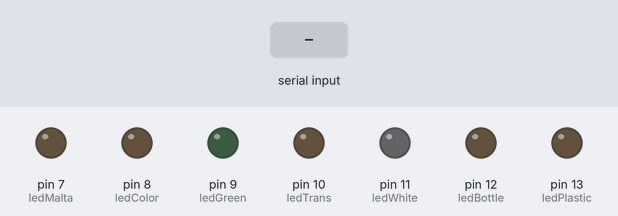
Bench run of a sketch on a simulated Arduino Uno, built with avr-gcc and run on an emulated ATmega328P. Shown: output pins drawn as LEDs (lit = HIGH). The inputs (shaded band) are chosen by the test bench.

Above: at 1.2 s.
1.3 s: "B" received over Serial
At 2.5 s:
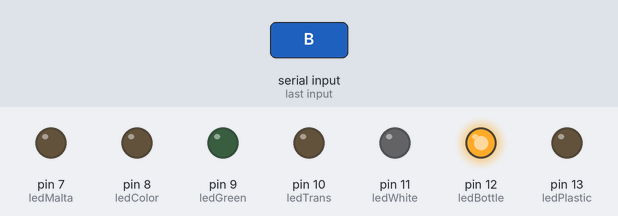
2.8 s: "p" received over Serial
At 3.8 s:
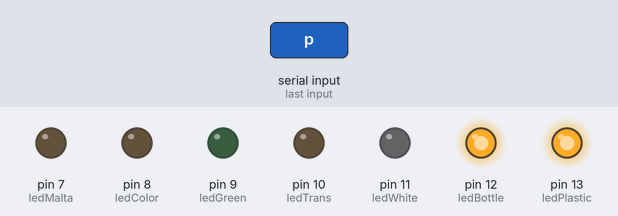
4.3 s: "b" received over Serial
At 4.9 s:
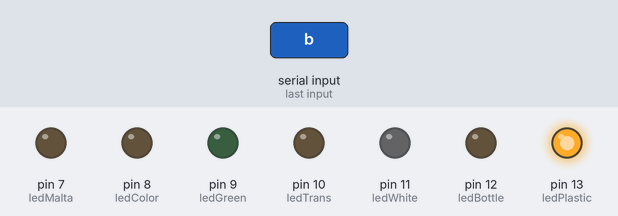
5.8 s: "g" received over Serial
At 6.1 s:
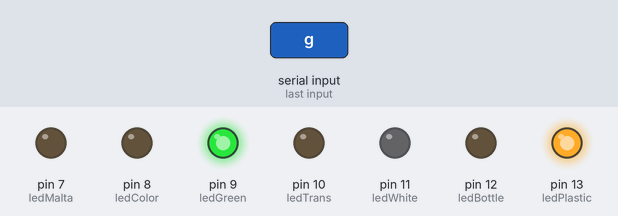
7.3 s: "P" received over Serial
At 8.4 s:
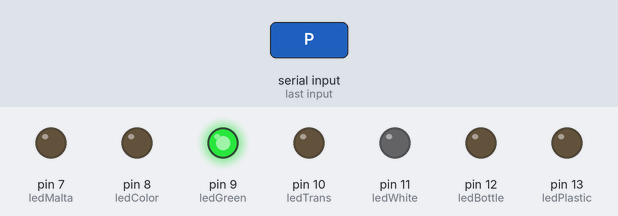
8.8 s: "w" received over Serial
At 9.6 s:
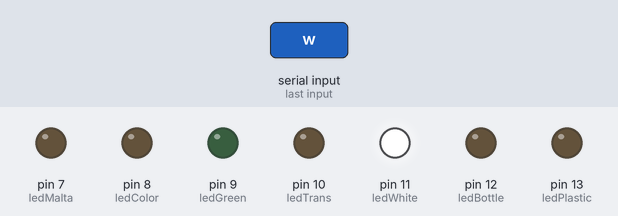
Timing chart, 0 to 11.3 s (numbered marks = the images above; inputs shaded):
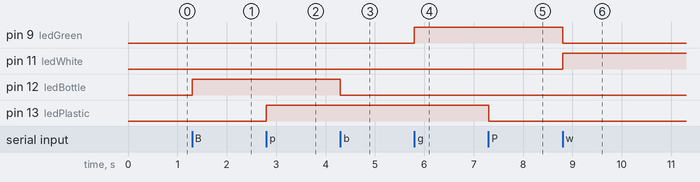

The sketch:

ArduinoTesis.ino
```cpp
// Declaración de variables
int ledBottle = 12;
int ledPlastic = 13;
int ledGreen = 9;
int ledWhite = 11;
int ledMalta = 7;
int ledColor = 8;
int ledTrans = 10;
int option;

void setup() {
  // Inicialización de frecuencia de trabajo y pines a usar
  Serial.begin(9600);
  pinMode(ledBottle, OUTPUT);
  pinMode(ledPlastic, OUTPUT);
  pinMode(ledGreen, OUTPUT);
  pinMode(ledWhite, OUTPUT);
  pinMode(ledMalta, OUTPUT);
  pinMode(ledColor, OUTPUT);
  pinMode(ledTrans, OUTPUT);
}

void loop() {
  // Verificación de ingreso de información
  if (Serial.available() > 0){
    option = Serial.read();
    if (option == 'B')         // Detección de botella
    {
      digitalWrite(ledBottle, HIGH);
      delay(250);
    } else if (option == 'b')  // No detección de botella
    {
      digitalWrite(ledBottle, LOW);
      delay(250);
    } else if (option == 'P')  // Detección de plástico
    {
      digitalWrite(ledPlastic, LOW);
    } else if (option == 'p')  // No detección de plástico
    {
      digitalWrite(ledPlastic, HIGH);
    } else if (option == 'g')  // Verde detectado
    {
      digitalWrite(ledGreen, HIGH);
      digitalWrite(ledWhite, LOW);
      digitalWrite(ledMalta, LOW);
      digitalWrite(ledColor, LOW);
      digitalWrite(ledTrans, LOW);
      delay(800);
    } else if (option == 'w')  // Blanco detectado
    {
      digitalWrite(ledGreen, LOW);
      digitalWrite(ledWhite, HIGH);
      digitalWrite(ledMalta, LOW);
      digitalWrite(ledColor, LOW);
      digitalWrite(ledTrans, LOW);
      delay(800);
    } else if (option == 'm')  // Malta detectado
    {
      digitalWrite(ledGreen, LOW);
      digitalWrite(ledWhite, LOW);
      digitalWrite(ledMalta, HIGH);
      digitalWrite(ledColor, LOW);
      digitalWrite(ledTrans, LOW);
      delay(800);
    } else if (option == 't')  // Transparente detectado
    {
      digitalWrite(ledGreen, LOW);
      digitalWrite(ledWhite, LOW);
      digitalWrite(ledMalta, LOW);
      digitalWrite(ledColor, LOW);
      digitalWrite(ledTrans, HIGH);
      delay(800);
    } else if (option == 'c')  // Color detectado
    {
      digitalWrite(ledGreen, LOW);
      digitalWrite(ledWhite, LOW);
      digitalWrite(ledMalta, LOW);
      digitalWrite(ledColor, HIGH);
      digitalWrite(ledTrans, LOW);
      delay(800);
    }else {                    // Ningún color detectado
      digitalWrite(ledGreen, LOW);
      digitalWrite(ledWhite, LOW);
      digitalWrite(ledMalta, LOW);
      digitalWrite(ledColor, LOW);
      digitalWrite(ledTrans, LOW);
    }
  }
}
```

Measured:
- after the input at 1.3 s, pin 12 (ledBottle): LOW → HIGH at once
- after the input at 2.8 s, pin 13 (ledPlastic): LOW → HIGH at once
- after the input at 4.3 s, pin 12 (ledBottle): HIGH → LOW at once
- after the input at 5.8 s, pin 9 (ledGreen): LOW → HIGH at once
- after the input at 7.3 s, pin 13 (ledPlastic): HIGH → LOW at once
- after the input at 8.8 s, pin 9 (ledGreen): HIGH → LOW at once; pin 11 (ledWhite): LOW → HIGH at once
